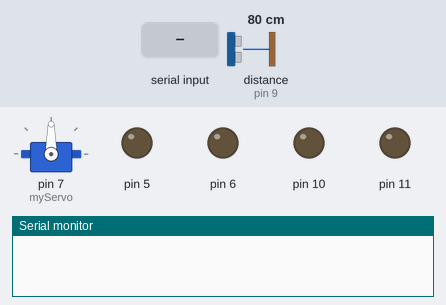
Simulated run of this sketch. Board: Arduino Uno, built with avr-gcc and run on an emulated ATmega328P. Parts: servo, output pins drawn as LEDs (lit = HIGH), the last lines printed to the serial monitor. The inputs (shaded band) are chosen by the test bench; at power-on: distance to the obstacle (sensor on pin 9) 80 cm. The echo pulse lasts 58.3 µs per cm; pins used as bus, display or sensor lines are not drawn.

Above: at 1.2 s.
1.3 s: "*back" received over the second serial link
At 3.9 s:
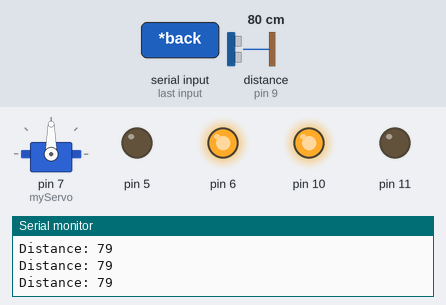
4.3 s: distance to the obstacle (sensor on pin 9) set to 32 cm
7.3 s: distance to the obstacle (sensor on pin 9) set to 28 cm
At 7.8 s:
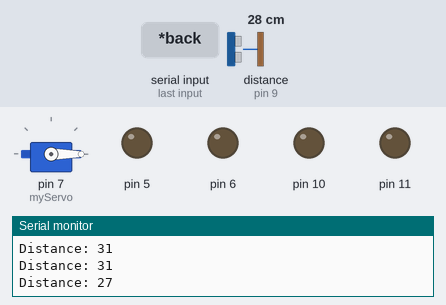
10.3 s: "*go" received over the second serial link
At 11.3 s:
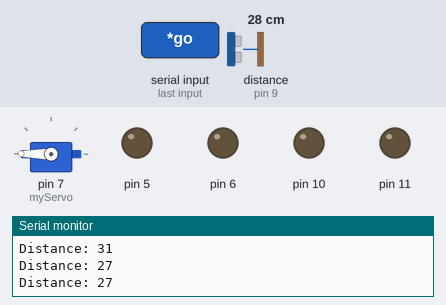
13.3 s: "*left" received over the second serial link
At 17.0 s:
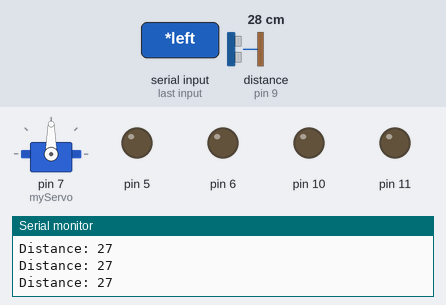
Timing chart, 0 to 17.3 s (numbered marks = the images above; inputs shaded):
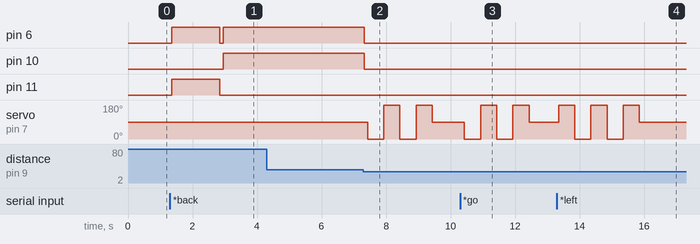

The sketch:

finalUVbotwithServo.ino
```cpp
#include<SoftwareSerial.h>
#include<Servo.h>
SoftwareSerial BTSerial(0,1);
Servo myServo;

String phrase;
long duration;
int dist;
const int trig = 8;
const int echo = 9;
const int distance = 30; //distance below the sensor identifies the object as an obstacle

void setup() {

  pinMode(5,OUTPUT);
  pinMode(6,OUTPUT);
  pinMode(10,OUTPUT);
  pinMode(11,OUTPUT);
  pinMode(trig,OUTPUT);
  pinMode(echo,INPUT);
  Serial.begin(9600);
  BTSerial.begin(9600);
  myServo.attach(7); //attaching the servo to digital pin 7
  myServo.write(90); //orienting the servo to default position

}

void loop() {

  while(BTSerial.available())
  {
    delay(10);
    char ch = BTSerial.read();
    if(ch == '#')
    {
      break;
    }

    phrase += ch;
  }

  if(phrase.length()>0)
  {
    if(phrase == "*go")
      forward();

    if(phrase == "*back")
      backward();

    if(phrase == "*stop")
      Stop();

    if(phrase == "*left")
      left();

    if(phrase == "*right")
      right();

    if(phrase == "*rotate")
      rotate();

    phrase = "";
  }

}

void forward()
{
  myServo.write(90);
  while(Ultrasound() >= distance)
  {
    analogWrite(6,255);
    analogWrite(5,0);
    analogWrite(11,0);
    analogWrite(10,255);
    //delay(1500); //delay of 3 seconds for bot to move 30cm
    //Stop();

  }
    Stop();
    delay(100);
    myServo.write(0);
    delay(500);
    myServo.write(180);
    delay(500);
    myServo.write(0);
    delay(500);
    myServo.write(180);
    delay(500);
    myServo.write(90);

}

void backward()
{
  analogWrite(6,255);
  analogWrite(5,0);
  analogWrite(11,255);
  analogWrite(10,0);
  delay(1500); //delay for 180 degree rotation
  Stop();
  delay(100);
  forward();
  /*if(Ultrasound() >= distance)
  {
    analogWrite(6,255);
    analogWrite(5,0);
    analogWrite(11,0);
    analogWrite(10,255);
    delay(1500); //delay of 3 seconds
    Stop();

  }
  else
  {
    Stop();
    myServo.write(0);
    delay(500);
    myServo.write(180);
    delay(500);
    myServo.write(0);
    delay(500);
    myServo.write(180);
    delay(500);
    myServo.write(90);
  }
  */
}

void Stop()
{
  analogWrite(6,0);
  analogWrite(5,0);
  analogWrite(11,0);
  analogWrite(10,0);
}


void left()
{
  myServo.write(180); //turning the ultrasonic sensor to the left
  delay(500);

  if(Ultrasound() >= distance)
  {
    analogWrite(6,0);
    analogWrite(5,0);
    analogWrite(11,0);
    analogWrite(10,255);
    delay(1500); //delay for 3 seconds
    forward();
  }
  else
  {
    Stop();
    myServo.write(0);
    delay(500);
    myServo.write(180);
    delay(500);
    myServo.write(0);
    delay(500);
    myServo.write(180);
    delay(500);
    myServo.write(90);
  }

  delay(500);
  myServo.write(90);

}

void right()
{
  myServo.write(0); //to turn the ultrasonic sensor right
  delay(500);

  if(Ultrasound() >= distance)
  {
    analogWrite(6,255);
    analogWrite(5,0);
    analogWrite(11,0);
    analogWrite(10,0);
    delay(1500); //delay of 3 seconds
    forward();
  }
  else
  {
    Stop();
    myServo.write(0);
    delay(500);
    myServo.write(180);
    delay(500);
    myServo.write(0);
    delay(500);
    myServo.write(180);
    delay(500);
    myServo.write(90);
  }

  delay(500);
  myServo.write(90);

}

void rotate()
{
  analogWrite(6,255);
  analogWrite(5,0);
  analogWrite(11,255);
  analogWrite(10,0);
}

int Ultrasound()
{
  digitalWrite(trig, LOW);
  delayMicroseconds(2);

  digitalWrite(trig, HIGH);
  delayMicroseconds(10);  //sending a 10 microsecond trigger pulse to the obstacle
  digitalWrite(trig, LOW);

  duration = pulseIn(echo, HIGH); //calculates the time taken by trigger pulse to reach echo pin
  dist = duration*0.034/2; //distance between sensor and obstacle in cm
  Serial.print("Distance: ");  //prints the distance on serial monitor
  Serial.println(dist);

  return dist;
}
```

Measured:
- the behaviour switches between 31 and 30 cm on distance to the obstacle (sensor on pin 9) (found by bisection; images 1 and 2)
- after the input at 1.3 s, pin 6: LOW → HIGH after 0.05 s, → LOW 1.5 s later, → HIGH 0.11 s later; pin 10: LOW → HIGH after 1.7 s; pin 11: LOW → HIGH after 0.05 s, → LOW 1.5 s later
- after the input at 7.3 s, pin 6, pin 10: HIGH → LOW at once; servo on pin 7 (myServo): 90° → 0° after 0.13 s, → 180° 0.50 s later, → 0° 0.50 s later, → 180° 0.50 s later, … (5 changes in this stretch)
- after the input at 10.3 s, servo on pin 7 (myServo): 90° → 0° after 0.13 s, → 180° 0.50 s later, → 0° 0.50 s later, → 180° 0.50 s later, … (5 changes in this stretch)
- after the input at 13.3 s, servo on pin 7 (myServo): 90° → 180° after 0.05 s, then repeats every 1.0 s: 0° 0.50 s, 180° 0.50 s
